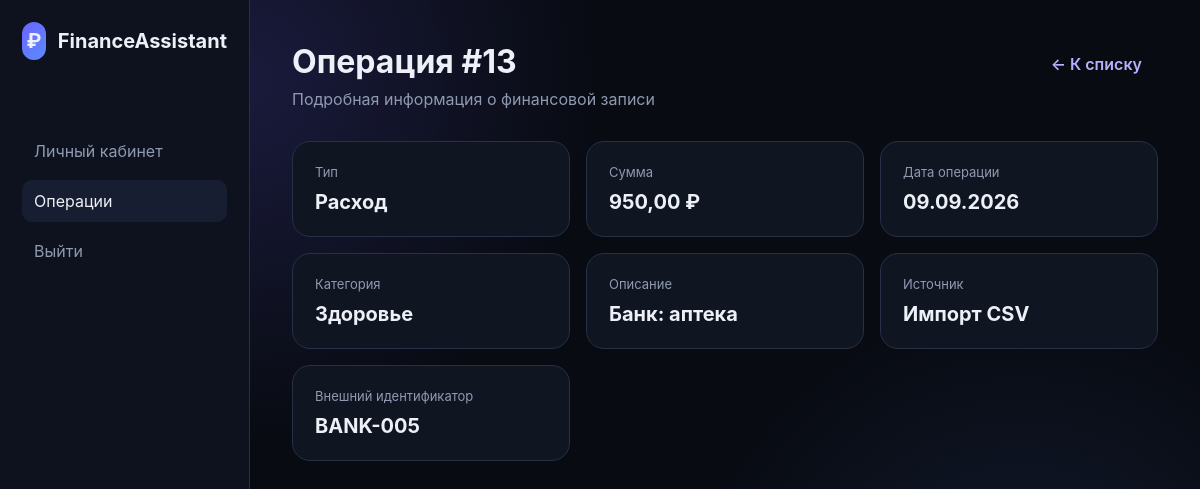
/frontend/transaction.php?id=13 (signed in), run on the app's committed database.
### tables this page shows
CREATE TABLE transactions (
    id BIGINT UNSIGNED AUTO_INCREMENT PRIMARY KEY,
    user_id BIGINT UNSIGNED NOT NULL,
    category_id BIGINT UNSIGNED NOT NULL,
    import_batch_id BIGINT UNSIGNED NULL,
    type ENUM('income', 'expense') NOT NULL,
    amount DECIMAL(14,2) UNSIGNED NOT NULL,
    transaction_date DATE NOT NULL,
    description VARCHAR(255) NULL,
    external_id VARCHAR(100) NULL,
    source ENUM('manual', 'csv') NOT NULL DEFAULT 'manual',
    created_at TIMESTAMP NOT NULL DEFAULT CURRENT_TIMESTAMP,
    CONSTRAINT fk_transactions_user
        FOREIGN KEY (user_id) REFERENCES users(id)
        ON DELETE CASCADE
        ON UPDATE CASCADE,
    CONSTRAINT fk_transactions_category
        FOREIGN KEY (category_id) REFERENCES categories(id)
        ON DELETE RESTRICT
        ON UPDATE CASCADE,
    CONSTRAINT fk_transactions_import_batch
        FOREIGN KEY (import_batch_id) REFERENCES import_batches(id)
        ON DELETE SET NULL
        ON UPDATE CASCADE,
    CONSTRAINT chk_transactions_amount CHECK (amount > 0),
    INDEX idx_transactions_user_date (user_id, transaction_date),
    INDEX idx_transactions_category_date (category_id, transaction_date),
    INDEX idx_transactions_import_batch (import_batch_id),
    INDEX idx_transactions_external_id (external_id)
);

CREATE TABLE categories (
    id BIGINT UNSIGNED AUTO_INCREMENT PRIMARY KEY,
    user_id BIGINT UNSIGNED NULL,
    name VARCHAR(100) NOT NULL,
    type ENUM('income', 'expense') NOT NULL,
    color CHAR(7) NULL,
    icon VARCHAR(50) NULL,
    created_at TIMESTAMP NOT NULL DEFAULT CURRENT_TIMESTAMP,
    CONSTRAINT fk_categories_user
        FOREIGN KEY (user_id) REFERENCES users(id)
        ON DELETE CASCADE
        ON UPDATE CASCADE,
    CONSTRAINT uq_categories_user_name_type UNIQUE (user_id, name, type)
);

### backend/src/bootstrap.php (called while the page is built, shortened)
<?php
$config = require __DIR__ . '/../config.php';
function db(): PDO
{
    global $config;
    static $pdo = null;
    if ($pdo instanceof PDO) {
        return $pdo;
    }
    $dsn = sprintf(
        'mysql:host=%s;port=%s;dbname=%s;charset=%s',
        $config['host'],
        $config['port'],
        $config['database'],
        $config['charset']
    );
    $pdo = new PDO($dsn, $config['user'], $config['password'], [
        PDO::ATTR_ERRMODE => PDO::ERRMODE_EXCEPTION,
        PDO::ATTR_DEFAULT_FETCH_MODE => PDO::FETCH_ASSOC,
        PDO::ATTR_EMULATE_PREPARES => false,
    ]);
    return $pdo;
}
function e(string $value): string
{
    return htmlspecialchars($value, ENT_QUOTES | ENT_SUBSTITUTE, 'UTF-8');
}
function current_user(): ?array
{
    $id = $_SESSION['user_id'] ?? null;
    $stmt = db()->prepare('SELECT id, full_name, email, role, created_at FROM users WHERE id = :id LIMIT 1');
    $stmt->execute(['id' => (int)$id]);
    $user = $stmt->fetch() ?: null;
    return $user;
}
function require_auth(): array
{
    $user = current_user();
    return $user;
}

### frontend/transaction.php (the view, shortened to what this page needs)
<?php
require __DIR__ . '/../backend/src/bootstrap.php';
$user = require_auth();
$id = filter_input(INPUT_GET, 'id', FILTER_VALIDATE_INT);
$isAdmin = ($user['role'] ?? 'user') === 'admin';
$stmt = db()->prepare('SELECT t.id, t.user_id, t.type, t.amount, t.transaction_date, t.description, t.source, t.external_id, t.created_at,
    c.name AS category, u.full_name AS owner_name, u.email AS owner_email
    FROM transactions t JOIN categories c ON c.id = t.category_id JOIN users u ON u.id = t.user_id
    WHERE t.id = :id AND (t.user_id = :user_id OR :is_admin = 1) LIMIT 1');
$stmt->execute(['id' => $id, 'user_id' => (int)$user['id'], 'is_admin' => $isAdmin ? 1 : 0]);
$transaction = $stmt->fetch();
?>
<!doctype html><html lang="ru"><head><link rel="stylesheet" href="auth.css"></head>
<body><div class="dashboard"><aside class="sidebar"><div class="logo"><div class="logo-mark">₽</div>FinanceAssistant</div><nav><a href="dashboard.php">Личный кабинет</a><a class="active" href="transactions.php">Операции</a><?php if ($isAdmin): ?><a href="admin-transactions.php">Администрирование</a><?php endif; ?><a href="logout.php">Выйти</a></nav></aside><main class="main">
<div class="topbar"><div><h1>Операция #<?= (int)$transaction['id'] ?></h1><p>Подробная информация о финансовой записи</p></div><a class="action-link" href="<?= $isAdmin ? 'admin-transactions.php' : 'transactions.php' ?>">← К списку</a></div>
<section class="detail-grid"><article class="stat"><div class="label">Тип</div><div class="value"><?= $transaction['type'] === 'income' ? 'Доход' : 'Расход' ?></div></article><article class="stat"><div class="label">Сумма</div><div class="value"><?= e(number_format((float)$transaction['amount'], 2, ',', ' ')) ?> ₽</div></article><article class="stat"><div class="label">Дата операции</div><div class="value"><?= e(date('d.m.Y', strtotime($transaction['transaction_date']))) ?></div></article><article class="stat"><div class="label">Категория</div><div class="value"><?= e($transaction['category']) ?></div></article><article class="stat"><div class="label">Описание</div><div class="value"><?= e($transaction['description'] ?: '—') ?></div></article><article class="stat"><div class="label">Источник</div><div class="value"><?= $transaction['source'] === 'csv' ? 'Импорт CSV' : 'Вручную' ?></div></article>
<?php if ($transaction['external_id']): ?><article class="stat"><div class="label">Внешний идентификатор</div><div class="value"><?= e($transaction['external_id']) ?></div></article><?php endif; ?></section></main></div></body></html>

### frontend/auth.css (style rules this page uses)
:root { --bg: #080b12; --panel: #101522; --panel-2: #151b2a; --line: #273047; --text: #edf1f7; --muted: #8f9ab0; --accent: #6d63ff; --accent-2: #5b8cff; --success: #38cf88; --danger: #ff5e70; --shadow: 0 24px 70px rgba(0,0,0,.38); }
* { box-sizing: border-box; }
body { margin: 0; min-height: 100vh; font-family: Inter, Segoe UI, Arial, sans-serif; color: var(--text); background: radial-gradient(circle at 20% 10%, rgba(109,99,255,.18), transparent 30%), radial-gradient(circle at 85% 80%, rgba(91,140,255,.12), transparent 28%), var(--bg); }
a { color: inherit; }
.logo { display:flex; align-items:center; gap:12px; font-weight:700; font-size:20px; margin-bottom: 70px; }
.logo-mark { width:38px; height:38px; display:grid; place-items:center; border-radius:12px; background:linear-gradient(135deg,var(--accent),var(--accent-2)); }
.dashboard { min-height:100vh; display:flex; }
.sidebar { width:250px; background:#0d121e; border-right:1px solid var(--line); padding:22px; }
.sidebar nav { display:grid; gap:8px; margin-top:34px; }
.sidebar nav a { text-decoration:none; padding:11px 12px; border-radius:10px; color:var(--muted); }
.sidebar nav a.active, .sidebar nav a:hover { background:#171e31; color:var(--text); }
.main { flex:1; padding:42px; }
.topbar { display:flex; justify-content:space-between; align-items:flex-start; gap:20px; margin-bottom:32px; }
.topbar h1 { margin:0 0 8px; }
.topbar p { margin:0; color:var(--muted); }
.stat { padding:22px; background:var(--panel); border:1px solid var(--line); border-radius:18px; }
.stat .label { color:var(--muted); font-size:13px; margin-bottom:10px; }
.stat .value { font-size:28px; font-weight:700; }
.action-link { display:inline-block; margin:12px 16px 0 0; color:#b6b0ff; text-decoration:none; font-weight:600; }
.detail-grid { display:grid; grid-template-columns:repeat(auto-fit,minmax(220px,1fr)); gap:16px; }
.detail-grid .stat .value { font-size:20px; overflow-wrap:anywhere; }

### data on the page
transactions: id "13", amount "950,00", transaction_date "09.09.2026", category.name "Здоровье", description "Банк: аптека", external "BANK-005"
